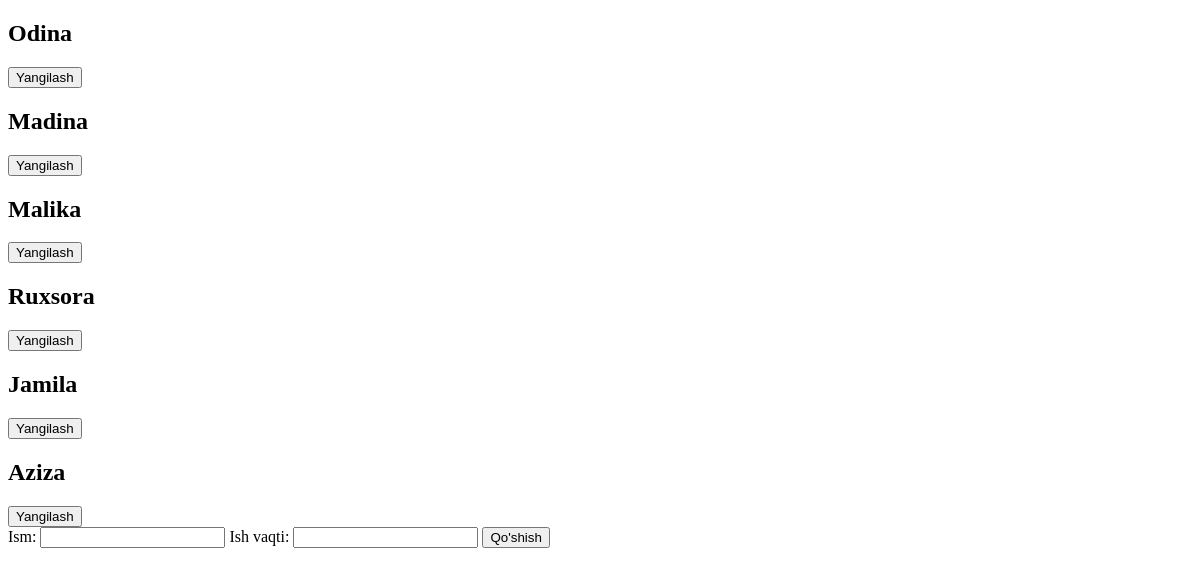
The page /kutubxonachi/ on the database as committed earlier.
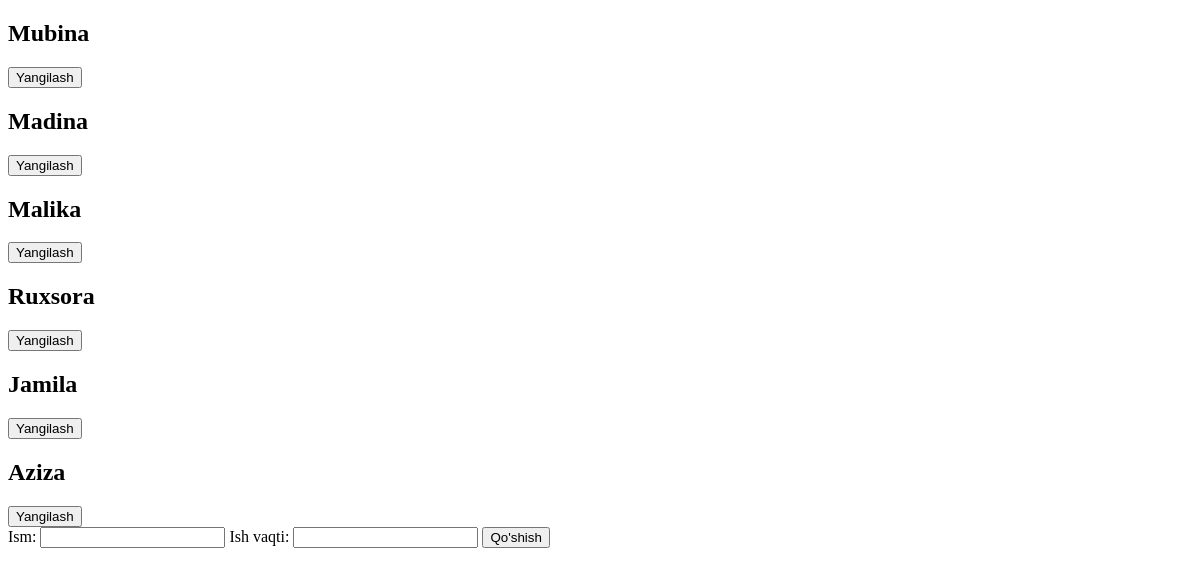
The same page on the database as committed later.
### asosiy/models.py (models this page shows)
class Kutubxonachi(models.Model):
    ism = models.CharField(max_length=30)
    ish_vaqti = models.CharField(max_length=30)
    def __str__(self):
        return self.ism

### asosiy/views.py (the view, shortened to what this page needs)
# urls.py: path('kutubxonachi/', kutubxonachi),
def kutubxonachi(request):
    forma = KutubxonachiForm(request.POST)
    data = {
        "kutubxonachi": Kutubxonachi.objects.all(),
        "forma": KutubxonachiForm()
    }
    return render(request, 'Kutubxonachi.html', data)

### asosiy/forms.py
class KutubxonachiForm(forms.Form):
    i = forms.CharField(label="Ism", max_length=30, min_length=3)
    ish = forms.TimeField(label="Ish vaqti")

### templates/Kutubxonachi.html (shortened to what this page needs)
<!DOCTYPE html>
<html lang="en">
<head>
</head>
<body>
{% for i in kutubxonachi %}
<h2>{{ i }}</h2>
<a href="/kutubxonachi_update/{{i.id}}"><button>Yangilash</button></a>
{% endfor %}
<form method="post">{% csrf_token %}
    {{ forma }}
  <button>Qo'shish</button>
</form>
</body>
</html>

Rows that differ between the two databases and show on the page:
changed Kutubxonachi: ism "Odina" → "Mubina"
